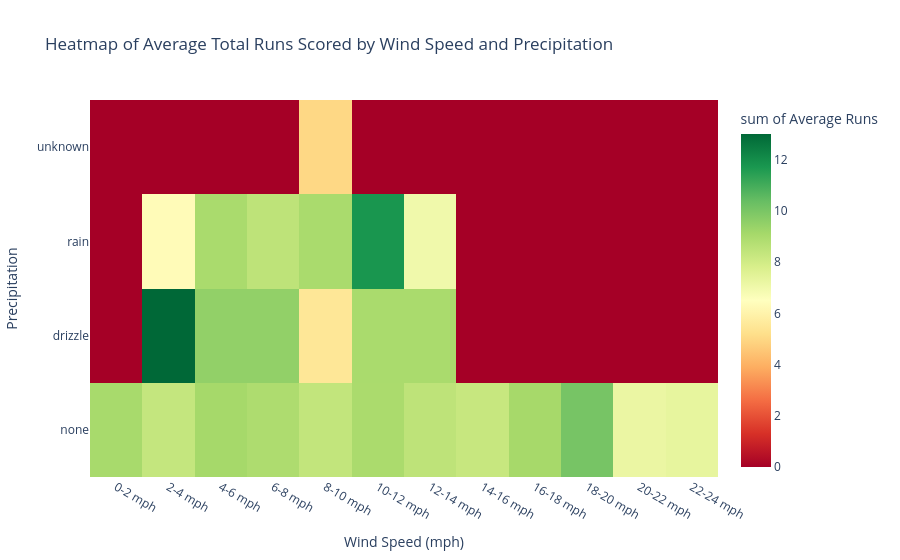

Notebook code cell kept with this figure:
### Markdown cell above
Now all that is left is to create the heatmap

### Code cell
# Calculating average total runs for each wind-precipitation combination
heatmap_data = weather_relevant.groupby(['wind_bin', 'precip'])['total runs'].mean().reset_index()
heatmap_data.columns = ['Wind Speed (mph)', 'Precipitation', 'Average Runs']

# Creating an order for the precipitation that is most logical
precip_order = ['unknown', 'rain', 'drizzle', 'none']

# Creating the interactive heatmap
fig = px.density_heatmap(
    heatmap_data, 
    x='Wind Speed (mph)', 
    y='Precipitation', 
    z='Average Runs', 
    color_continuous_scale='RdYlGn',
    title='Heatmap of Average Total Runs Scored by Wind Speed and Precipitation',
    category_orders={"Precipitation": precip_order}
)

fig.show()

### Figure 1 — Plotly figure (JSON) as saved in the notebook; plotly's stock layout.template omitted (floating-point values rounded to 4 significant figures)
{"data": [{"coloraxis": "coloraxis", "histfunc": "sum", "hovertemplate": "Wind Speed (mph)=%{x}<br>Precipitation=%{y}<br>sum of Average Runs=%{z}<extra></extra>", "name": "", "type": "histogram2d", "x": ["0-2 mph", "2-4 mph", "2-4 mph", "2-4 mph", "4-6 mph", "4-6 mph", "4-6 mph", "6-8 mph", "6-8 mph", "6-8 mph", "8-10 mph", "8-10 mph", "8-10 mph", "8-10 mph", "10-12 mph", "10-12 mph", "10-12 mph", "12-14 mph", "12-14 mph", "12-14 mph", "14-16 mph", "16-18 mph", "18-20 mph", "20-22 mph", "22-24 mph"], "xaxis": "x", "xbingroup": "x", "y": ["none", "drizzle", "none", "rain", "drizzle", "none", "rain", "drizzle", "none", "rain", "drizzle", "none", "rain", "unknown", "drizzle", "none", "rain", "drizzle", "none", "rain", "none", "none", "none", "none", "none"], "yaxis": "y", "ybingroup": "y", "z": [9.039, 13.0, 8.326, 6.333, 9.5, 9.09, 9.0, 9.5, 8.898, 8.5, 5.5, 8.396, 9.0, 5.0, 9.0, 8.977, 11.75, 9.0, 8.493, 7.0, 8.255, 9.085, 10.05, 7.2, 7.333]}], "layout": {"coloraxis": {"colorbar": {"title": {"text": "sum of Average Runs"}}, "colorscale": [[0, "rgb(165,0,38)"], [0.1, "rgb(215,48,39)"], [0.2, "rgb(244,109,67)"], [0.3, "rgb(253,174,97)"], [0.4, "rgb(254,224,139)"], [0.5, "rgb(255,255,191)"], [0.6, "rgb(217,239,139)"], [0.7, "rgb(166,217,106)"], [0.8, "rgb(102,189,99)"], [0.9, "rgb(26,152,80)"], [1, "rgb(0,104,55)"]]}, "legend": {"tracegroupgap": 0}, "title": {"text": "Heatmap of Average Total Runs Scored by Wind Speed and Precipitation"}, "xaxis": {"anchor": "y", "domain": [0, 1], "title": {"text": "Wind Speed (mph)"}}, "yaxis": {"anchor": "x", "categoryarray": ["none", "drizzle", "rain", "unknown"], "categoryorder": "array", "domain": [0, 1], "title": {"text": "Precipitation"}}}}
